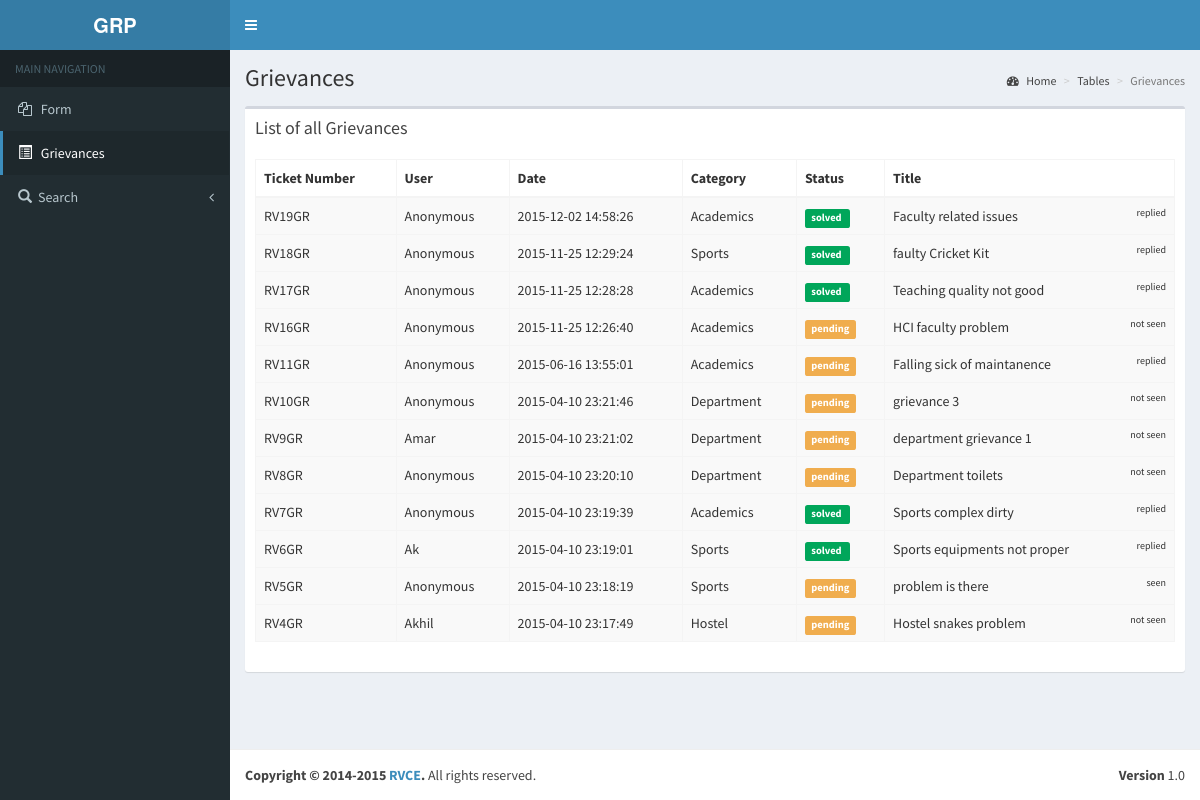
/GRP/griever_viewGrievances.php, run on the app's committed database.
### tables this page shows
CREATE TABLE IF NOT EXISTS `grievance` (
  `grievance_id` int(11) NOT NULL AUTO_INCREMENT,
  `grievance_title` varchar(50) DEFAULT NULL,
  `grievance_description` longtext,
  `grievance_image_name` varchar(250) DEFAULT NULL,
  `grievance_category_id` int(11) DEFAULT NULL,
  `grievance_department_id` int(11) DEFAULT NULL,
  `grievance_sender_name` varchar(50) DEFAULT NULL,
  `grievance_sender_USN` varchar(50) DEFAULT NULL,
  `grievance_sender_email` varchar(50) DEFAULT NULL,
  `grievance_sender_sem` int(11) DEFAULT NULL,
  `grievance_sender_department_id` int(11) DEFAULT NULL,
  `grievance_internalFlag` int(11) NOT NULL COMMENT '0-unseen 1-seen 2-replied',
  `grievance_externalFlag` int(11) NOT NULL COMMENT '0-solved 1-pending',
  `grievance_added_timestamp` datetime NOT NULL,
  `timestamp` timestamp NOT NULL DEFAULT CURRENT_TIMESTAMP ON UPDATE CURRENT_TIMESTAMP,
  `grievance_subcategory_id` varchar(250) NOT NULL,
  PRIMARY KEY (`grievance_id`),
  KEY `grievance_category_id` (`grievance_category_id`),
  KEY `grievance_department_id` (`grievance_department_id`),
  KEY `grievance_sender_department_id` (`grievance_sender_department_id`)
);

CREATE TABLE IF NOT EXISTS `category` (
  `category_id` int(11) NOT NULL AUTO_INCREMENT,
  `category_name` varchar(50) DEFAULT NULL,
  `category_description` longtext NOT NULL,
  PRIMARY KEY (`category_id`)
);

### GRP/include/grieverFunctions.php (the view, shortened to what this page needs)
<?php
function viewGrievances()
{
	echo'
				  <div class="content-wrapper">
					<section class="content-header">
					  <h1>
						Grievances
					  </h1>
					  <ol class="breadcrumb">
						<li><a href="#"><i class="fa fa-dashboard"></i> Home</a></li>
						<li><a href="#">Tables</a></li>
						<li class="active">Grievances</li>
					  </ol>
					</section>
					<section class="content">
					  <div class="row">
						<div class="col-xs-12">
						<div class="box">
						<div class="box-header">
						  <h3 class="box-title">List of all Grievances</h3>
						</div>
						<div class="box-body">
						  <div id="example1_wrapper" class="dataTables_wrapper form-inline" role="grid">
						 <table id="grievanceTable" class="table table-bordered table-striped">
							<thead>
							  <tr>
							  <th>Ticket Number</th>
							  <th>User</th>
							  <th>Date</th>
							  <th>Category</th>
							  <th>Status</th>
							  <th>Title</th>
							</tr>
							</thead>
						  <tbody>';
							$query="SELECT * FROM `grievance` ORDER BY `grievance_id` DESC";
							$exec=mysql_query($query);
							while($grievance=mysql_fetch_array($exec)){
								$querycategory="SELECT * FROM `category`
										WHERE `category_id`=".$grievance['grievance_category_id']."
										";
								$execcategory=mysql_query($querycategory);
								$category=mysql_fetch_array($execcategory);
						  echo'<tr onclick="slide('.$grievance['grievance_id'].')">
								<td class="">RV'.$grievance['grievance_id'].'GR</td>
								<td class=" ">'.$grievance['grievance_sender_name'].'</td>
								<td class=" ">'.$grievance['grievance_added_timestamp'].'</td>
								<td>'.$category['category_name'].'</td> ';
								switch($grievance['grievance_externalFlag']){
									case 0:	$status="solved&nbsp;";$label="label label-success";break;
									case 1:	$status="pending";$label="label label-warning";break;
								}
								switch($grievance['grievance_internalFlag']){
									case 0:	$flag="not seen";break;
									case 1:	$flag="seen";break;
									case 2:	$flag="replied";break;
								}
								echo'<td class=" "><span class="'.$label.'">'.$status.'</span></td>
									<td class=" ">'.$grievance['grievance_title'].'
									<div style="font-size:x-small; float:right">'.$flag.'</div></td>
							  </tr>
							  <tr>
								<td style="display:none" class="" id="displayme'.$grievance['grievance_id'].'" colspan="6" >
								<h4>'.$grievance['grievance_title'].'</h4>
								<hr>
								<pre style="border:none; font-family:inherit;
								background-color:white;">'.$grievance['grievance_description'].'</pre>';
								echo'</td>
								<td style="display:none" class=" "></td>
								<td style="display:none" class=" "></td>
								<td style="display:none" class=" "></td>
								<td style="display:none" class=" "></td>
							  </tr>';
							}
							 echo' </tbody>
							  </table>
							  </div>
						</div>
					  </div>
					  </div>
					</div>
					</div>
				</section>
			  </div>
	';
}
?>

### GRP/griever_viewGrievances.php (shortened to what this page needs)
<?php
require_once('include/homeFunctions.php');
require_once('include/grieverFunctions.php');
?>
<!DOCTYPE html>
<html>
  <head>
    <link href="bootstrap/css/bootstrap.min.css" rel="stylesheet" type="text/css" />
    <link href="https://maxcdn.bootstrapcdn.com/font-awesome/4.3.0/css/font-awesome.min.css" rel="stylesheet" type="text/css" />
    <link href="http://code.ionicframework.com/ionicons/2.0.0/css/ionicons.min.css" rel="stylesheet" type="text/css" />
    <link href="plugins/iCheck/all.css" rel="stylesheet" type="text/css" />
    <link href="plugins/datatables/dataTables.bootstrap.css" rel="stylesheet" type="text/css" />
    <link href="plugins/fullcalendar/fullcalendar.min.css" rel="stylesheet" type="text/css" />
    <link href="plugins/fullcalendar/fullcalendar.print.css" rel="stylesheet" type="text/css" media='print' />
    <link href="plugins/iCheck/all.css" rel="stylesheet" type="text/css" />
    <link href="dist/css/AdminLTE.min.css" rel="stylesheet" type="text/css" />
    <link href="dist/css/skins/_all-skins.min.css" rel="stylesheet" type="text/css" />
  </head>
  <body class="skin-blue">
    <div class="wrapper">
      <?php
	  	top_header();
	  ?>
      <?php
	  	sidebar();
	  ?>
		<?php
			viewGrievances();
		?>
      <?php
	  	footer();
	  ?>
  </body>
</html>

### GRP/include/homeFunctions.php (shortened to what this page needs)
<?php
function top_header()
{
	echo'
		<header class="main-header">
        <a href="index.php" class="logo"><b>GRP</b></a>
        <nav class="navbar navbar-static-top" role="navigation">
          <a href="#" class="sidebar-toggle" data-toggle="offcanvas" role="button">
            <span class="sr-only">Toggle navigation</span>
          </a>
			</nav>
		  </header>
		';
}
function sidebar(){
		echo'
		  <aside class="main-sidebar">
			<section class="sidebar">
			  <ul class="sidebar-menu">
				<li class="header">MAIN NAVIGATION</li>
				<li id="home" class="treeview">
				  <a href="home.php">
					<i class="fa fa-files-o"></i> <span>Form</span></i>
				  </a>
				</li>
				<li id="grievances" class="treeview">
				  <a href="griever_viewGrievances.php">
					<span class="glyphicon glyphicon-list-alt"></span>
					<span>Grievances</span>
					</a>
				</li>
				<li id="search" class="treeview">
				  <a href="#">
					<span class="glyphicon glyphicon-search"></span><span>Search</span>
					<i class="fa fa-angle-left pull-right"></i>
				  </a>
				  <ul class="treeview-menu">
					<li id="search_date"><a href="griever_searchGrievances.php?date">
					<i class="fa fa-circle-o"></i> by Date</a></li>
					<li id="search_category"><a href="griever_searchGrievances.php?category">
					<i class="fa fa-circle-o"></i> by Category</a></li>
					<li id="search_status"><a href="griever_searchGrievances.php?status">
					<i class="fa fa-circle-o"></i> by Status</a></li>
					<li id="search_ticketno"><a href="griever_searchGrievances.php?ticketno">
					<i class="fa fa-circle-o"></i> by Ticket Number</a></li>
				  </ul>
				</li>
			  </ul>
			</section>
		  </aside>
		';
}
function footer(){
	echo'
		<footer class="main-footer">
        <div class="pull-right hidden-xs">
          <b>Version</b> 1.0
        </div>
        <strong>Copyright &copy; 2014-2015 <a href="#">RVCE</a>.</strong> All rights reserved.
      </footer>
	';
}
?>

### data on the page
grievance: grievance_id "19", grievance_sender_name "Anonymous", grievance_added_timestamp "2015-12-02 14:58:26", grievance_category.category_name "Academics", grievance_externalFlag "solved", grievance_title "Faculty related issues", grievance_internalFlag "replied"
grievance: grievance_id "18", grievance_sender_name "Anonymous", grievance_added_timestamp "2015-11-25 12:29:24", grievance_category.category_name "Sports", grievance_externalFlag "solved", grievance_title "faulty Cricket Kit", grievance_internalFlag "replied"
grievance: grievance_id "17", grievance_sender_name "Anonymous", grievance_added_timestamp "2015-11-25 12:28:28", grievance_category.category_name "Academics", grievance_externalFlag "solved", grievance_title "Teaching quality not good", grievance_internalFlag "replied"
grievance: grievance_id "16", grievance_sender_name "Anonymous", grievance_added_timestamp "2015-11-25 12:26:40", grievance_category.category_name "Academics", grievance_externalFlag "pending", grievance_title "HCI faculty problem", grievance_internalFlag "not seen"
grievance: grievance_id "11", grievance_sender_name "Anonymous", grievance_added_timestamp "2015-06-16 13:55:01", grievance_category.category_name "Academics", grievance_externalFlag "pending", grievance_title "Falling sick of maintanence", grievance_internalFlag "replied"
grievance: grievance_id "10", grievance_sender_name "Anonymous", grievance_added_timestamp "2015-04-10 23:21:46", grievance_category.category_name "Department", grievance_externalFlag "pending", grievance_title "grievance 3", grievance_internalFlag "not seen"
grievance: grievance_id "9", grievance_sender_name "Amar", grievance_added_timestamp "2015-04-10 23:21:02", grievance_category.category_name "Department", grievance_externalFlag "pending", grievance_title "department grievance 1", grievance_internalFlag "not seen"
grievance: grievance_id "8", grievance_sender_name "Anonymous", grievance_added_timestamp "2015-04-10 23:20:10", grievance_category.category_name "Department", grievance_externalFlag "pending", grievance_title "Department toilets", grievance_internalFlag "not seen"
grievance: grievance_id "7", grievance_sender_name "Anonymous", grievance_added_timestamp "2015-04-10 23:19:39", grievance_category.category_name "Academics", grievance_externalFlag "solved", grievance_title "Sports complex dirty", grievance_internalFlag "replied"
grievance: grievance_id "6", grievance_sender_name "Ak", grievance_added_timestamp "2015-04-10 23:19:01", grievance_category.category_name "Sports", grievance_externalFlag "solved", grievance_title "Sports equipments not proper", grievance_internalFlag "replied"
grievance: grievance_id "5", grievance_sender_name "Anonymous", grievance_added_timestamp "2015-04-10 23:18:19", grievance_category.category_name "Sports", grievance_externalFlag "pending", grievance_title "problem is there", grievance_internalFlag "seen"
grievance: grievance_id "4", grievance_sender_name "Akhil", grievance_added_timestamp "2015-04-10 23:17:49", grievance_category.category_name "Hostel", grievance_externalFlag "pending", grievance_title "Hostel snakes problem", grievance_internalFlag "not seen"
